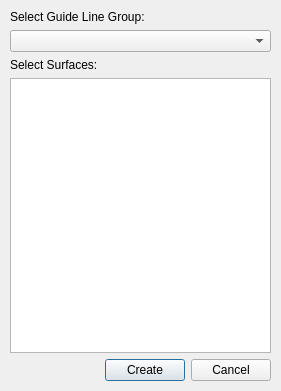
<?xml version="1.0" encoding="UTF-8"?>
<ui version="4.0">
 <class>create_sections</class>
 <widget class="QDialog" name="create_sections">
  <property name="geometry">
   <rect>
    <x>0</x>
    <y>0</y>
    <width>281</width>
    <height>391</height>
   </rect>
  </property>
  <property name="windowTitle">
   <string>create_sections</string>
  </property>
  <widget class="QWidget" name="verticalLayoutWidget">
   <property name="geometry">
    <rect>
     <x>10</x>
     <y>10</y>
     <width>261</width>
     <height>371</height>
    </rect>
   </property>
   <layout class="QVBoxLayout" name="verticalLayout">
    <item>
     <widget class="QLabel" name="SelectGLGL">
      <property name="text">
       <string>Select Guide Line Group:</string>
      </property>
     </widget>
    </item>
    <item>
     <widget class="QComboBox" name="GLGCB"/>
    </item>
    <item>
     <widget class="QLabel" name="SelectSurfacesL">
      <property name="text">
       <string>Select Surfaces:</string>
      </property>
     </widget>
    </item>
    <item>
     <widget class="QListWidget" name="SelectSurfacesLW"/>
    </item>
    <item>
     <layout class="QHBoxLayout" name="horizontalLayout">
      <item>
       <spacer name="horizontalSpacer">
        <property name="orientation">
         <enum>Qt::Horizontal</enum>
        </property>
        <property name="sizeHint" stdset="0">
         <size>
          <width>40</width>
          <height>20</height>
         </size>
        </property>
       </spacer>
      </item>
      <item>
       <widget class="QPushButton" name="CreateB">
        <property name="minimumSize">
         <size>
          <width>75</width>
          <height>0</height>
         </size>
        </property>
        <property name="text">
         <string>Create</string>
        </property>
       </widget>
      </item>
      <item>
       <widget class="QPushButton" name="CancelB">
        <property name="minimumSize">
         <size>
          <width>75</width>
          <height>0</height>
         </size>
        </property>
        <property name="text">
         <string>Cancel</string>
        </property>
       </widget>
      </item>
     </layout>
    </item>
   </layout>
  </widget>
 </widget>
 <resources/>
 <connections/>
</ui>
